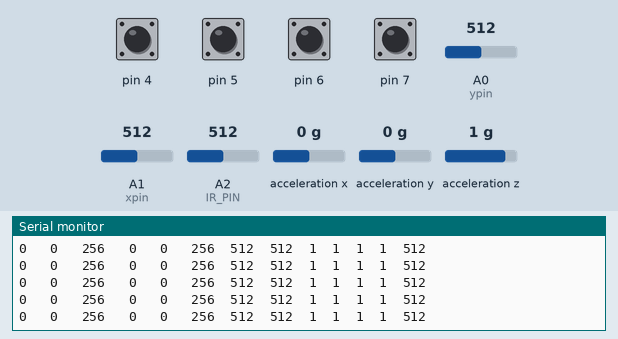
Recording of a sketch running on a simulated Arduino Uno, built with avr-gcc and run on an emulated ATmega328P. Parts: the last lines printed to the serial monitor. Wiring (inferred from the names in the program): ADXL345 accelerometer at I2C address 0x1D; ADXL345 accelerometer at I2C address 0x53. The test bench sets the inputs (shaded band); at power-on: pin 4–7 HIGH, acceleration x 0 g, A0 (ypin) = 512, A1 (xpin) = 512, A2 (IR_PIN) = 512, acceleration y 0 g, acceleration z 1 g.

Above: at 1.2 s.
1.3 s: acceleration x set to -1.4 g
At 1.72 s:
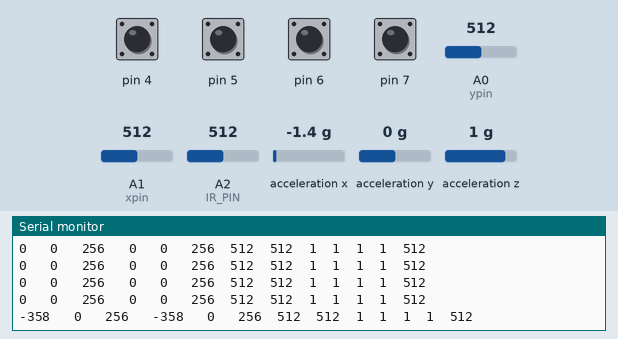
2.8 s: A0 (ypin) set to 716
At 2.99 s:
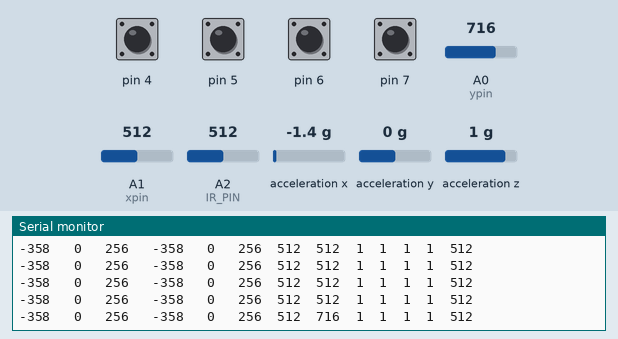
4.3 s: A1 (xpin) set to 716
At 4.52 s:
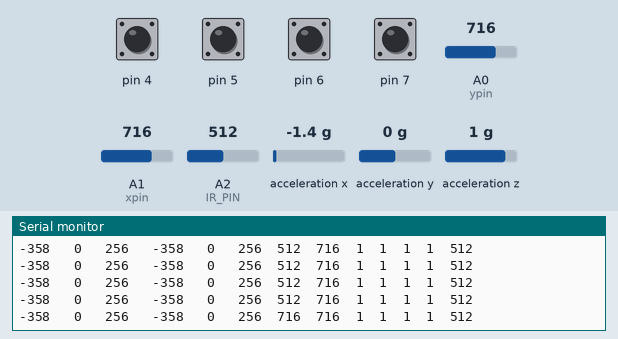
5.8 s: A2 (IR_PIN) set to 716
At 6.04 s:
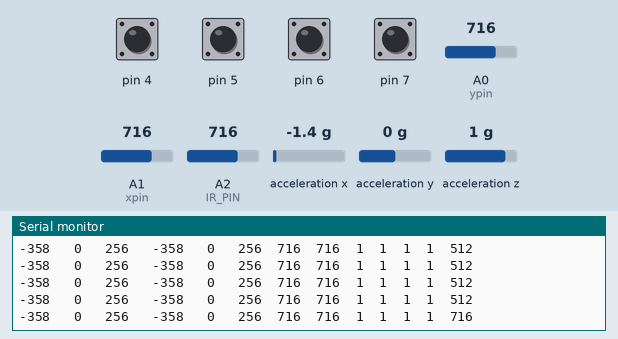
7.3 s: pin 4 pulled LOW for 0.15 s
At 7.56 s:
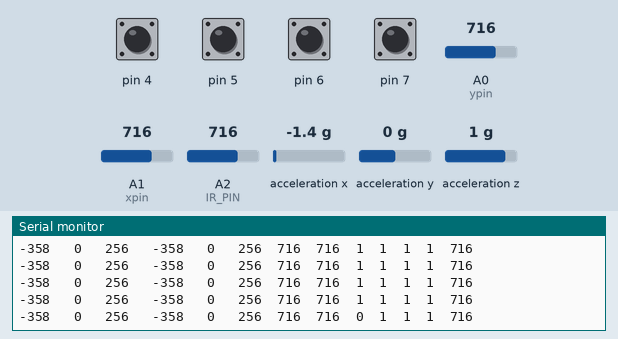
8.9 s: pin 5 pulled LOW for 0.15 s
At 9.09 s:
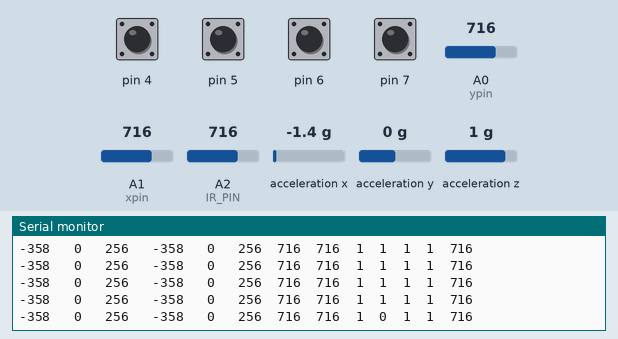

The sketch:

read_sensors_and_print_v0.ino
```cpp
/**
 * Lee los datos de los siguientes sensores:
 * - acelerometro A ADXL345 conectado por I2C
 * - acelerometro B ADXL345 conectado por I2C
 * - acelerometro ADXL3xx de 2 ejes conectado a A1 (x) y A0 (y)
 * - SHARP ID conectado a A3
 * - 4 Switches conectados a D4, D5, D6, y D7
 */

#include <Wire.h>
//#include <SharpIR.h>

//Acelerometros 3Axis
#define DEVICE_A (0x1D)    //first ADXL345 device address tobillera
#define DEVICE_B (0x53)    //second ADXL345 device address muñequera
#define TO_READ (6)        //num of bytes we are going to read each time (two bytes for each axis)

byte buff[TO_READ] ;      //6 bytes buffer for saving data read from the device
char str[512];            //string buffer to transform data before sending it to the serial port

int regAddress = 0x32;
int xa = 0, ya = 0, za = 0;
int xb = 0, yb = 0, zb = 0;

//Acelerometro2Axis
const int xpin = A1;   // Cada coordenada va referida a un pin de la placa
const int ypin = A0;
int xc = 0, yc = 0;

//IR
const int IR_PIN = A2;    //Mirar si es la entrada analógica adecuada!!!!!
int IR = 0;

//Switches
#define RESET_PIN 3
int S1 = 0, S2 = 0, S3 = 0, S4 = 0;

void setup() {
  // put your setup code here, to run once:
  Wire.begin();        // join i2c bus (address optional for master)
  Serial.begin(9600);
//  Serial.println( "Lectura de datos en el siguiente formato" );
  Serial.println( "xa ya za xb yb zb xc yc S1 S2 S3 S4 IR" );

 //Turning on the both ADXL345s
  writeTo(DEVICE_A, 0x2D, 24);
  writeTo(DEVICE_B, 0x2D, 24);

 // Acelerometro 2Axis
 //analogReference(EXTERNAL);
//  pinMode(xpin, INPUT);
//  pinMode(ypin, INPUT);

 //Switches
 //configure pin2 as an input and enable the internal pull-up resistor
  pinMode( 4, INPUT_PULLUP );
  pinMode( 5, INPUT_PULLUP );
  pinMode( 6, INPUT_PULLUP );
  pinMode( 7, INPUT_PULLUP );
  pinMode( RESET_PIN, OUTPUT );

 //IR
 pinMode( IR_PIN, INPUT);

}

void loop() {
//Acelerometros 3Axis
 readFrom(DEVICE_A, regAddress, TO_READ, buff); //read the acceleration data from the ADXL345
   //each axis reading comes in 10 bit resolution, ie 2 bytes.  Least Significat Byte first!!
   //thus we are converting both bytes in to one int
  xa = (((int)buff[1]) << 8) | buff[0];
  ya = (((int)buff[3])<< 8) | buff[2];
  za = (((int)buff[5]) << 8) | buff[4];

  readFrom(DEVICE_B, regAddress, TO_READ, buff); //read the acceleration data from the second ADXL345
  xb = (((int)buff[1]) << 8) | buff[0];
  yb = (((int)buff[3])<< 8) | buff[2];
  zb = (((int)buff[5]) << 8) | buff[4];

  sprintf(str, "%d\t %d\t %d\t %d\t %d\t %d\t", xa, ya, za, xb, yb, zb);

//Acelerometro 2Axis
  xc = analogRead( xpin );
  yc = analogRead( ypin );

  //Switches
  //read the pushbutton value into a variable
  S1 = digitalRead( 4 );
  S2 = digitalRead( 5 );
  S3 = digitalRead( 6 );
  S4 = digitalRead( 7 );

  reset_switches();

 // IR
 IR = analogRead( IR_PIN );
 int distance = 2076 / ( IR - 11 );
// Serial.println( "xa ya za xb yb zb xc yc S1 S2 S3 S4 IR" );

 Serial.print( str );
 Serial.print( xc );  Serial.print( "\t" );
 Serial.print( yc );  Serial.print( "\t" );
 Serial.print( S1 );  Serial.print( "\t" );
 Serial.print( S2 );  Serial.print( "\t" );
 Serial.print( S3 );  Serial.print( "\t" );
 Serial.print( S4 );  Serial.print( "\t" );
 Serial.println( IR );

 delay( 250 );
}

void reset_switches() {
  // Keep in mind the pullup means the pushbutton's
  // logic is inverted. It goes HIGH when it's open,
  // and LOW when it's pressed. Turn on pin 13 when the
  // button's pressed, and off when it's not:

  if (S1 == HIGH) {
    digitalWrite( RESET_PIN, LOW);
  } else {
    digitalWrite( RESET_PIN, HIGH);
  }
  if (S2 == HIGH) {
    digitalWrite( RESET_PIN, LOW);
  } else {
    digitalWrite( RESET_PIN, HIGH);
  }
  if (S3 == HIGH) {
    digitalWrite( RESET_PIN, LOW);
  } else {
    digitalWrite( RESET_PIN, HIGH);
  }
  if (S4 == HIGH) {
    digitalWrite( RESET_PIN, LOW);
  } else {
    digitalWrite( RESET_PIN, HIGH);
  }
}

//Funciones de Acelerometros 3Axis
void writeTo(int device, byte address, byte val) {
   Wire.beginTransmission(device); //start transmission to device
   Wire.write(address);        // send register address
   Wire.write(val);        // send value to write
   Wire.endTransmission(); //end transmission
}

void readFrom(int device, byte address, int num, byte buff[]) {
  Wire.beginTransmission(device); //start transmission to device
  Wire.write(address);        //sends address to read from
  Wire.endTransmission(); //end transmission

  Wire.beginTransmission(device); //start transmission to device
  Wire.requestFrom(device, num);    // request 6 bytes from device

  int i = 0;
  while(Wire.available())    //device may send less than requested (abnormal)
  {
    buff[i] = Wire.read(); // receive a byte
    i++;
  }
  Wire.endTransmission(); //end transmission
}
```

Measured:
- after the input at 1.3 s, the serial monitor: prints a new line after 0.24 s (image 1)
- after the input at 2.8 s, the serial monitor: prints a new line at once (image 2)
- after the input at 4.3 s, the serial monitor: prints a new line at once (image 3)
- after the input at 5.8 s, the serial monitor: prints a new line after 0.06 s (image 4)
- after the input at 7.3 s, the serial monitor: prints a new line after 0.08 s (image 5)
- after the input at 8.9 s, the serial monitor: prints a new line at once (image 6)
